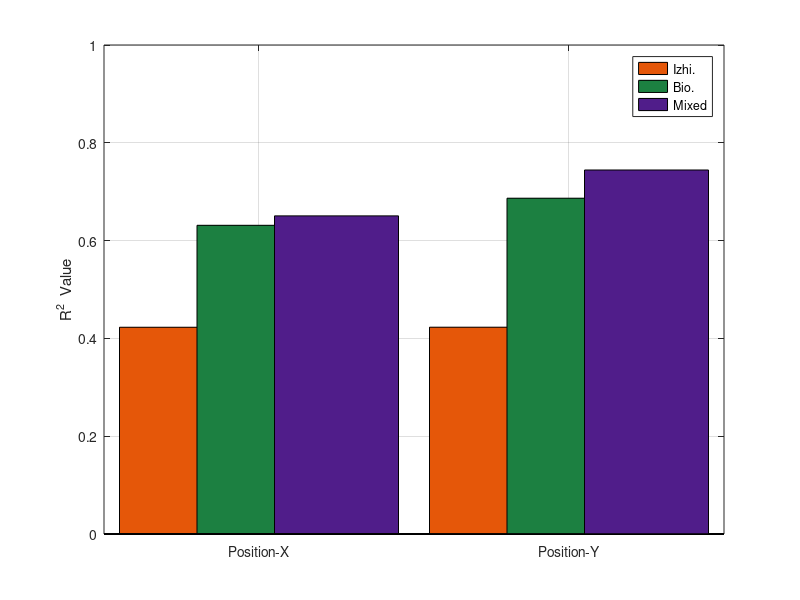
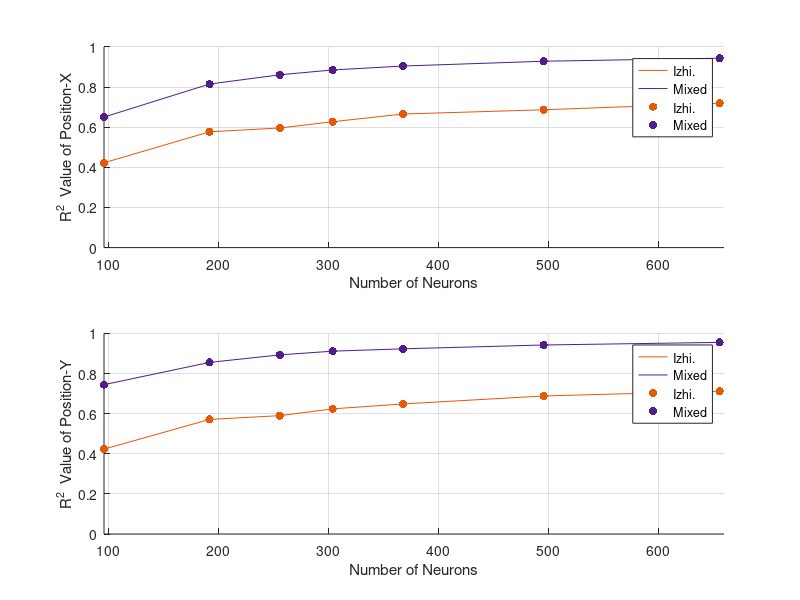

Write MATLAB code to recreate these figures, in order.
%% *****************************************************************************************************************************
% paper: Learning and Controlling Multi-scale Dynamics in Spiking Neural Networks using Recursive Least Square Modifications
% author: Liyuan Han et. al.
% Uploading Time: 2023.09.07
% code availability: https://github.com/LiyuanHan/multiscale-SNN
% file: plot_R2_value.m, This code is plotting for R2 scores computed by three scenarios, i.e., Izhi. Bio. Mixded.
% remark 1: This code is adapted from https://www.nature.com/articles/s41467-017-01827-3.
% remark 2: If you cite this paper, please also cite the paper https://www.nature.com/articles/s41467-017-01827-3.
% *******************************************************************************************************************************
%%
close all
clear all
clc
%%
figure(1)
hold on
R2_x_y = [0.4228 0.6313 0.6506 NaN 0.4229 0.6867 0.7444]; % Izhi. Bio. Mixded; 'NaN' is a blank in figure.
% id = [1 2 3 4 5 6 7];
colors = {'#e55709','#1c8041','#501d8a','#501d8a','#e55709','#1c8041','#501d8a'};
for i = 1:length(R2_x_y)
    b = bar(i,R2_x_y(i));  %0.75是柱形图的宽，可以更改
    set(b(1),'facecolor',colors{i})
end
box on
Xlabel = {'Position-X','Position-Y'};
set(gca,'XTick',[2 6]);
set(gca,'XTickLabel',Xlabel);%设置柱状图每个柱子的横坐标
set(gca,'YLim',[0 1]);%设置纵坐标的数值间隔
ylabel('R^2  Value') 
grid on
legend('Izhi.','Bio.','Mixed')
% legend('Izhi.','Bio.','Mixed','Orientation', 'horizontal')


%%
figure(2)
hold on
% Izhi-R2_x,R2_y; Mixed-R2_x,R2_y
R2_x_y_neu = [0.4228 0.5771 0.5963 0.6274 0.6658 0.6870 0.7193;
              0.4229 0.5711 0.5900 0.6238 0.6483 0.6881 0.7117;
              0.6506 0.8153 0.8614 0.8855 0.9050 0.9290 0.9440;
              0.7444 0.8554 0.8929 0.9114 0.9231 0.9422 0.9551];
num_neu = [96 192 256 304 368 496 656];        
colors = {[229 87 9]/255, [229 87 9]/255, [80 29 138]/255, [80 29 138]/255};
names = {'Izhi.','Izhi.','Mixed','Mixed'};
subplot(2,1,1)
hold on
plot(num_neu,R2_x_y_neu(1,:),'Color',colors{1})
plot(num_neu,R2_x_y_neu(3,:),'Color',colors{3})
scatter(num_neu,R2_x_y_neu(1,:),'filled','MarkerFaceColor',colors{1})
scatter(num_neu,R2_x_y_neu(3,:),'filled','MarkerFaceColor',colors{3})
xlim([96 660]);ylim([0 1]);
xlabel('Number of Neurons')
ylabel('R^2  Value of Position-X')
grid on
legend('Izhi.','Mixed','Izhi.','Mixed','Location', 'best')
subplot(2,1,2)
hold on
plot(num_neu,R2_x_y_neu(2,:),'Color',colors{2})
plot(num_neu,R2_x_y_neu(4,:),'Color',colors{4})
scatter(num_neu,R2_x_y_neu(2,:),'filled','MarkerFaceColor',colors{2})
scatter(num_neu,R2_x_y_neu(4,:),'filled','MarkerFaceColor',colors{4})
xlim([96 660]);ylim([0 1]);
xlabel('Number of Neurons')
ylabel('R^2  Value of Position-Y')
grid on
legend('Izhi.','Mixed','Izhi.','Mixed','Location', 'best')
% for i = 1:size(R2_x_y_neu,1)
%     hold on
%     plot(num_neu,R2_x_y_neu(i,:),'Color',colors{i},'DisplayName',names{i})
%     hold on
%     scatter(num_neu,R2_x_y_neu(i,:),'filled','MarkerFaceColor',colors{i})
% end
% xlim([96 660]);ylim([0 1]);
% xlabel('Number of Neurons')
% ylabel('R^2  Value')
% grid on
% legend('Location', 'best')
